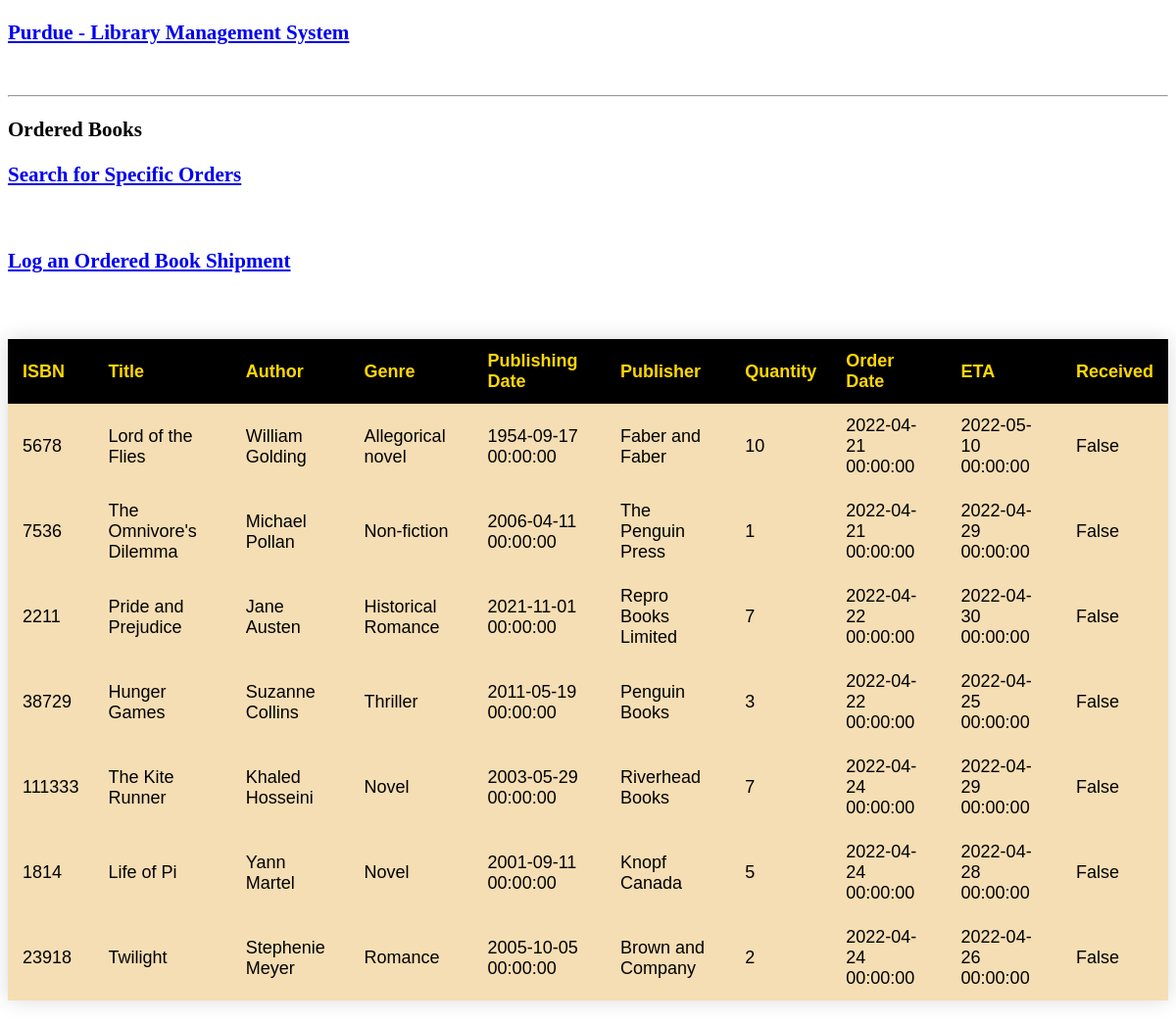
Page /show_orders on the earlier database version.
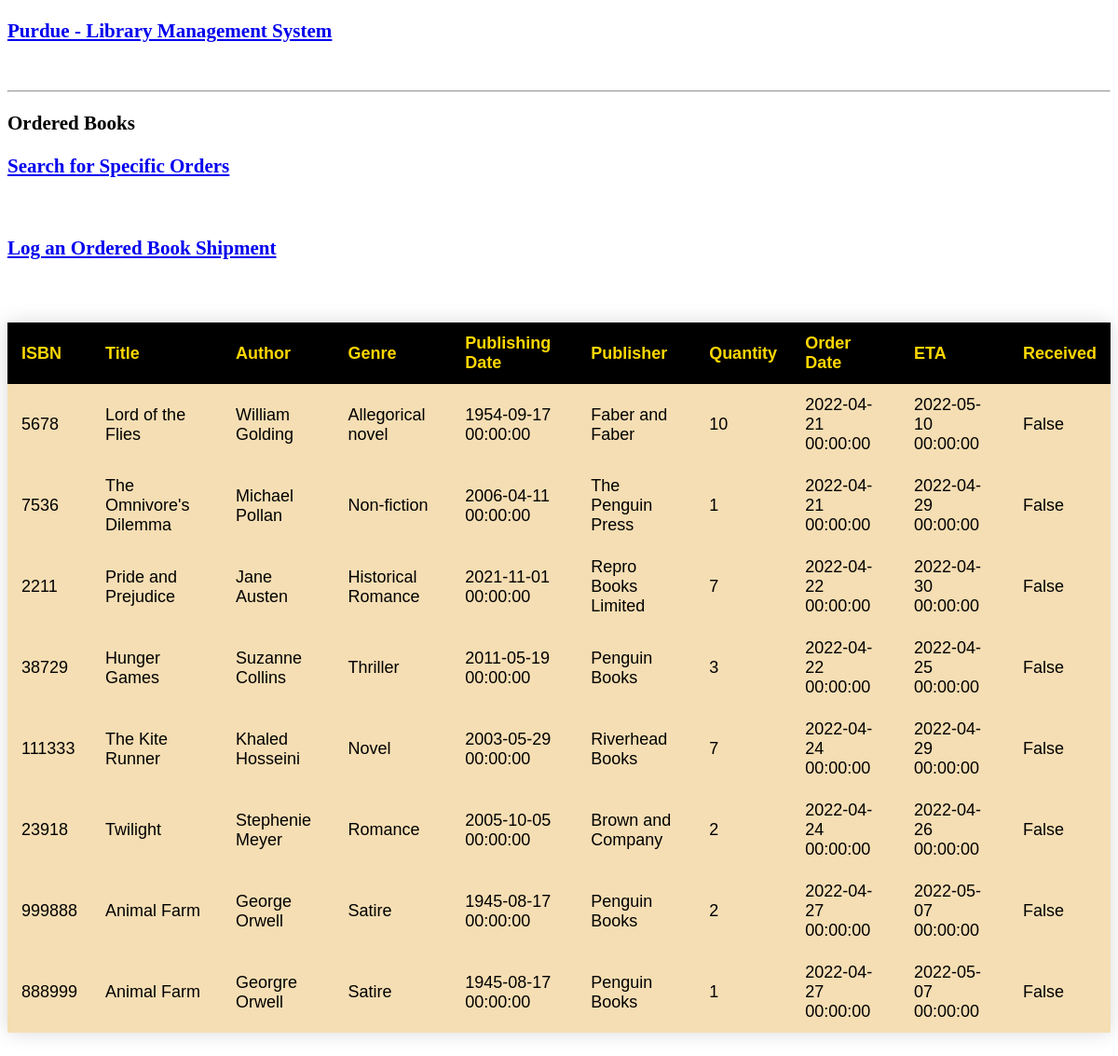
Same page on the later database version.
### app.py (models this page shows, shortened)
class ordered_books(db.Model):
    isbn = db.Column(db.Integer, primary_key=True, nullable=False, index = True)
    title = db.Column(db.String(200), nullable=False)
    author = db.Column(db.String(100), nullable=False)
    quantity = db.Column(db.Integer, nullable=False)
    order_date = db.Column(db.DateTime, nullable=False)
    eta = db.Column(db.DateTime, nullable=False)
    received = db.Column(db.Boolean, nullable=False)
    genre = db.Column(db.String(200), nullable=False)
    pub_date = db.Column(db.DateTime, nullable=False)
    publisher = db.Column(db.String(200), nullable=False)
    @app.route('/show_orders', methods = ['GET', 'POST'])
    def show_orders():
        return render_template('show_orders.html', ordered_books = ordered_books.query.all())

### app.py (the view)
    @app.route('/show_orders', methods = ['GET', 'POST'])
    def show_orders():
        return render_template('show_orders.html', ordered_books = ordered_books.query.all())

### templates/show_orders.html (shortened to what this page needs)
<!DOCTYPE html>
<html lang = "en">
   <head>
   </head>
   <body>
    <h3>
        <a href = "{{ url_for('show_all') }}">Purdue - Library
           Management System</a>
     </h3> <br>
     <hr/>
     <h3>Ordered Books</h3>
     <h3>
      <a href = "{{ url_for('filter_orders') }}"> Search for Specific Orders</a>
      </h3> <br>
      <h3>
         <a href = "{{ url_for('update_order_status') }}"> Log an Ordered Book Shipment</a>
         </h3> <br>
      <table class="styled-table">
         <thead>
            <tr>
               <th>ISBN</th>
               <th>Title</th>
               <th>Author</th>
               <th>Genre</th>
               <th>Publishing Date</th>
               <th>Publisher</th>
               <th>Quantity</th>
               <th>Order Date</th>
               <th>ETA</th>
               <th> Received</th>
            </tr>
         </thead>
         <tbody>
            {% for book in ordered_books %}
               <tr>
                  <td>{{ book.isbn }}</td>
                  <td>{{ book.title}}</td>
                  <td>{{ book.author}}</td>
                  <td>{{ book.genre}}</td>
                  <td>{{ book.pub_date}}</td>
                  <td>{{ book.publisher}}</td>
                  <td>{{ book.quantity}}</td>
                  <td>{{ book.order_date}}</td>
                  <td>{{ book.eta}}</td>
                  <td>{{ book.received}}</td>
               </tr>
            {% endfor %}
         </tbody>
      </table>
   </body>
</html>

Differences in the rows shown:
removed ordered_books: isbn "1814", title "Life of Pi", author "Yann Martel", genre "Novel", pub_date "2001-09-11 00:00:00", publisher "Knopf Canada", quantity "5", order_date "2022-04-24 00:00:00", eta "2022-04-28 00:00:00", received "False"
added ordered_books: isbn "999888", title "Animal Farm", author "George Orwell", genre "Satire", pub_date "1945-08-17 00:00:00", publisher "Penguin Books", quantity "2", order_date "2022-04-27 00:00:00", eta "2022-05-07 00:00:00", received "False"
added ordered_books: isbn "888999", title "Animal Farm", author "Georgre Orwell", genre "Satire", pub_date "1945-08-17 00:00:00", publisher "Penguin Books", quantity "1", order_date "2022-04-27 00:00:00", eta "2022-05-07 00:00:00", received "False"
